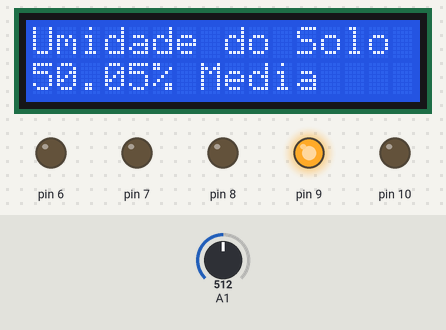
Bench run of a sketch on a simulated Arduino Uno, built with avr-gcc and run on an emulated ATmega328P. On the bench: 16×2 character LCD, output pins drawn as LEDs (lit = HIGH). Dashed ring = blinking. The inputs (shaded band) are chosen by the test bench; at power-on: A1 = 512.

Above: at 1.2 s.
1.3 s: A1 set to 417
At 14.5 s:
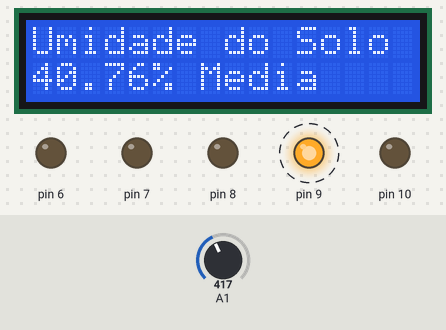
15.3 s: A1 set to 391
At 29.3 s:
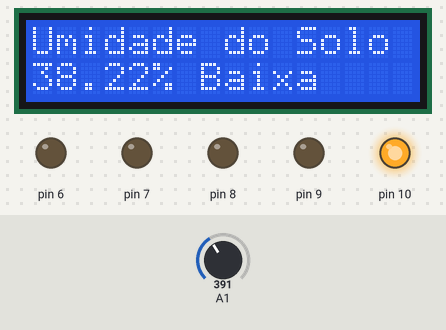
39.8 s: A1 set to 900
At 44.8 s:
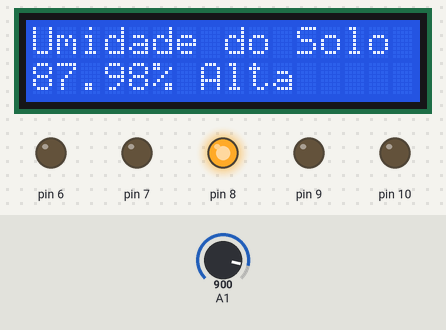
Timing chart, 0 to 56.3 s (numbered marks = the images above; inputs shaded):
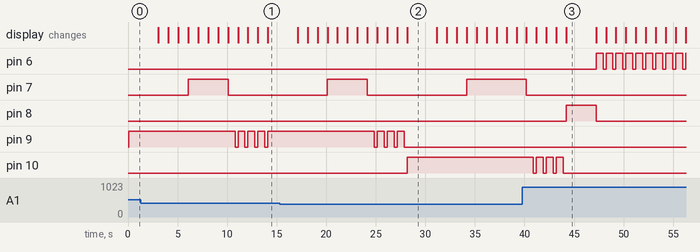

Measured:
- the behaviour switches between 410 and 409 on A1 (found by bisection; images 1 and 2)
- after the input at 15.3 s, pin 7: goes on until 34.2 s, then stays HIGH; pin 9: goes on until 27.9 s, then stays LOW; pin 10: LOW → HIGH after 12.9 s; the display: first differs from a run without the input after 12.9 s (image 2)
- after the input at 39.8 s, pin 6: alternates HIGH for 0.70 s and LOW for 0.30 s, starting after 7.4 s; pin 7: goes on until 40.2 s, then stays LOW; pin 8: LOW → HIGH after 4.4 s, → LOW 3.0 s later; the display: first differs from a run without the input after 4.4 s (image 3)
- what the display in image 2 shows lasts 3.0 s, from 28.2 s to 31.2 s

The sketch:

code.ino
```cpp
/*
Desenvolvedor: Pedro José Duarte Novikov Borges
Projeto: Regador automático
O projeto simula uma detecção de umidade do solo.

-Se o percentual de umidade do solo é detectado igual ou
abaixo de 40%, a umidade é considerada baixa, acende o
led vermelho e o regador é acionado por 5 segundos.

-Se o percentual de umidade do solo é detectado igual ou
acima de 75%, a umidade é considerada alta, acende o
led verde e o regador não é acionado. Sistema aguarda
10 segundos para nova leitura.

-Caso nenhum dos casos acima aconteça, a umidade é
considerada média, acende o led amarelo e o regador é
acionado por apenas 3 segundos.
*/
#include <LiquidCrystal.h>
int i =0;
int j = 0;
int k = 0;
LiquidCrystal lcd(13, 12, 5, 4, 3, 2);

void setup() {
  Serial.begin(9600);
  pinMode(A1, INPUT);
  pinMode(8, OUTPUT);
  pinMode(9, OUTPUT);
  pinMode(10,OUTPUT);
  pinMode(7 ,OUTPUT);
  pinMode(6, OUTPUT);

  lcd.begin(16, 2);

}

void loop() {


float saida = analogRead(A1);

saida  = (saida/1023);
saida = saida* 100.;


     if ( saida <= 40) {
     lcd.clear();
     lcd.setCursor(0,0);
     lcd.print("Umidade do Solo");
     lcd.setCursor(0,1);
     lcd.print(saida);
     lcd.print("% Baixa  ");
     digitalWrite(10,HIGH);
     digitalWrite(9,LOW);
     digitalWrite(8,LOW);
     delay (3000);

// ligar agua

         for (i = 3; i >= 1; i -= 1) {
           lcd.clear();
           lcd.setCursor(0,0);
           lcd.print("Ativando regador");
           lcd.setCursor(0,1);
           lcd.println(i);
           delay(1000);
         }

// regar

         for (i = 5; i >= 0; i -= 1) {

           digitalWrite(7,HIGH);
           lcd.setCursor(0,0);
           lcd.print("Regando as Plantas");
           lcd.setCursor(0,1);
           lcd.println(i);
           delay(1000);
         }


         digitalWrite(7,LOW);


        for (k = 3; k >= 0; k -= 1) {

          lcd.clear();
          lcd.setCursor(0,0);
          lcd.print("Nova Leitura");
          lcd.setCursor(0,1);
          lcd.println(k);
          digitalWrite(10, HIGH);
          delay(700);
          digitalWrite(10, LOW);
          delay(300);

        }

     }


     if ( saida > 40 && saida <= 75) {

       lcd.clear();
       lcd.setCursor(0,0);
       lcd.print("Umidade do Solo");
       lcd.setCursor(0,1);
       lcd.print(saida);
       lcd.print("% Media  ");
       digitalWrite(10,LOW);
       digitalWrite(9,HIGH);
       digitalWrite(8,LOW);
       delay (3000);

// ligar agua

       lcd.clear();

       for (i = 3; i >= 1; i -= 1) {

         lcd.setCursor(0,0);
         lcd.print("Ativando regador");
         lcd.setCursor(0,1);
         lcd.println(i);
         delay(1000);
      }

// regar

       for (i = 3; i >= 0; i -= 1) {

         digitalWrite(7,HIGH);
         lcd.setCursor(0,0);
         lcd.print("Regando as Plantas");
         lcd.setCursor(0,1);
         lcd.println(i);
         delay(1000);
       }


       digitalWrite(7,LOW);

       for (k = 3; k >= 0; k -= 1) {
         lcd.clear();
         lcd.setCursor(0,0);
         lcd.print("Nova Leitura");
         lcd.setCursor(0,1);
         lcd.println(k);
         digitalWrite(9, HIGH);
         delay(700);
         digitalWrite(9, LOW);
         delay(300);

       }


     }

     if ( saida > 75) {

       lcd.clear();
       lcd.setCursor(0,0);
       lcd.print("Umidade do Solo");
       lcd.setCursor(0,1);
       lcd.print(saida);
       lcd.print("% Alta  ");
       digitalWrite(8,HIGH);
       digitalWrite(9,LOW);
       digitalWrite(10,LOW);
       delay(3000);
       digitalWrite(10,LOW);
       digitalWrite(9,LOW);
       digitalWrite(8,LOW);

//piscar led azul

        for (j = 10; j >= 0; j -= 1) {


          lcd.clear();
          lcd.setCursor(0,0);
          lcd.print("Aguardando");
          lcd.setCursor(0,1);
          lcd.println(j);
          digitalWrite(6, HIGH);
          delay(700);
          digitalWrite(6, LOW);
          delay(300);

       }

     }

}
```
